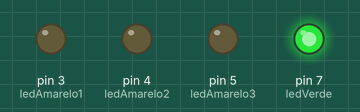
The sketch below on a simulated Arduino Uno, built with avr-gcc and run on an emulated ATmega328P. On the bench: output pins drawn as LEDs (lit = HIGH).

Above: at 3.6 s.
Timing chart, 0 to 5.1 s (numbered marks = the images above):
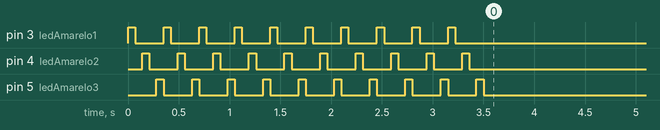

The sketch:

atividade_ligar_leds1.ino
```cpp
// C++ code
//
int ledAmarelo1 = 3;
int ledAmarelo2 = 4;
int ledAmarelo3 = 5;
int ledVerde = 7;


void setup()
{
 Serial.begin(9600);
 pinMode (ledAmarelo1, OUTPUT);
 pinMode (ledAmarelo2, OUTPUT);
 pinMode (ledAmarelo3, OUTPUT);
 pinMode (ledVerde, OUTPUT);

  for(int contagem = 0; contagem < 10; contagem++) {

    digitalWrite(ledAmarelo1, HIGH);
    delay(70);
    digitalWrite(ledAmarelo1, LOW);
    delay(70);
    digitalWrite(ledAmarelo2, HIGH);
    delay(70);
    digitalWrite(ledAmarelo2, LOW);
    delay(70);
    digitalWrite(ledAmarelo3, HIGH);
    delay(70);
    digitalWrite(ledAmarelo3, LOW);
   }


  digitalWrite(ledVerde, HIGH);


}

void loop()
{

}
```
